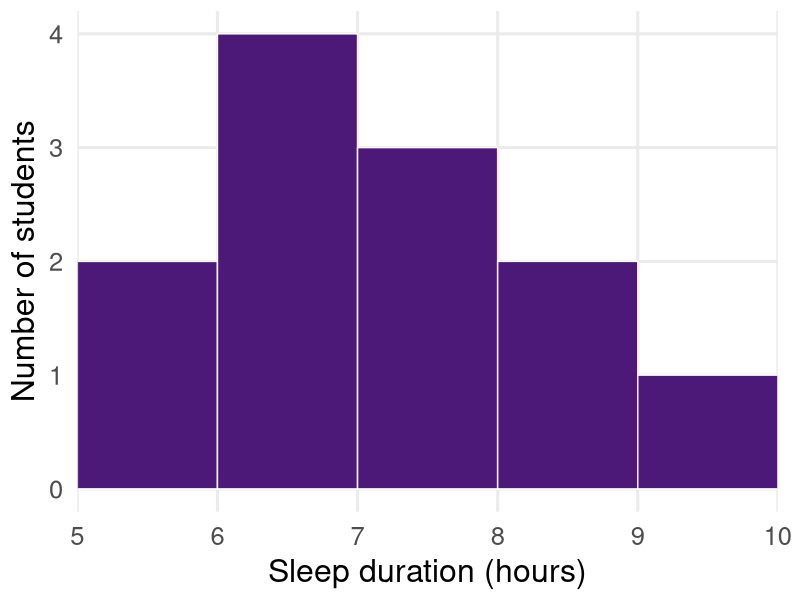
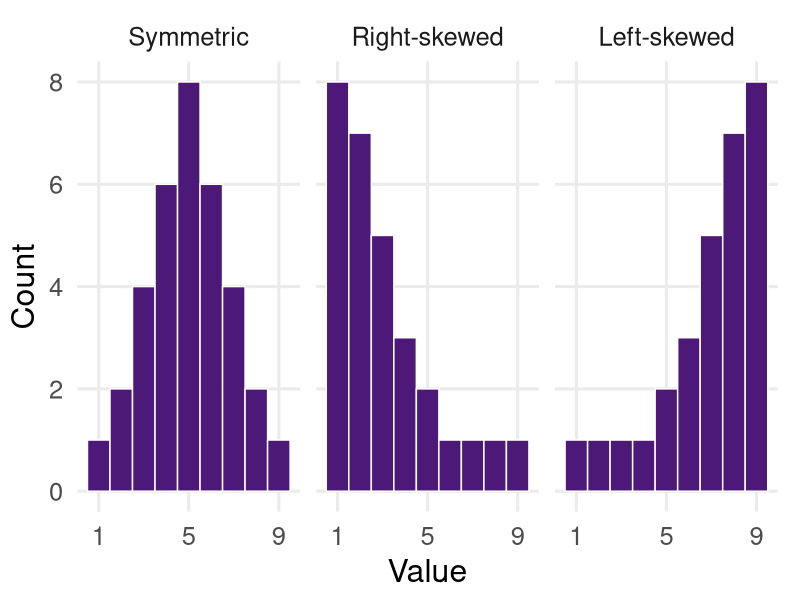
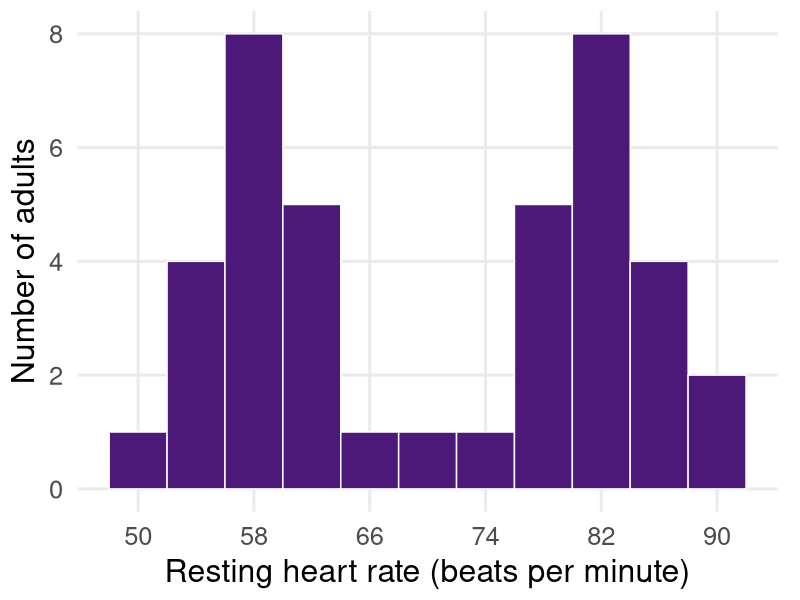
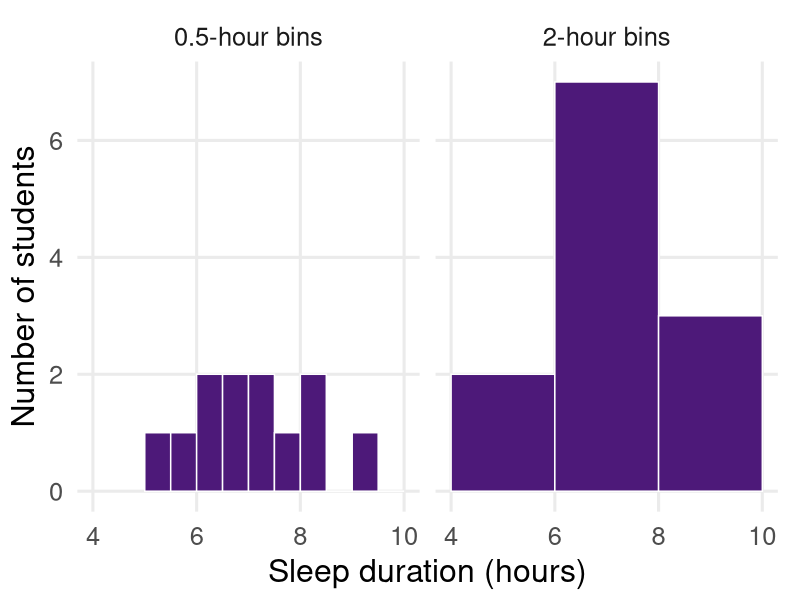
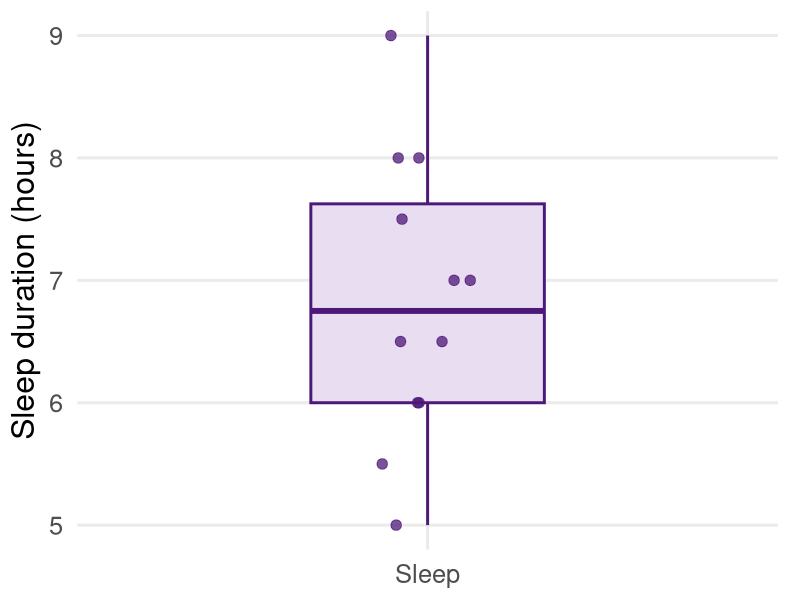
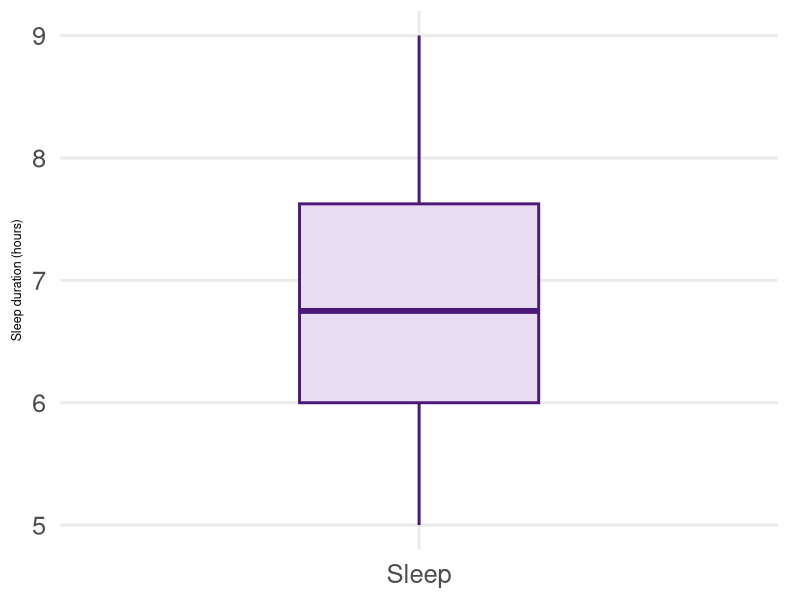
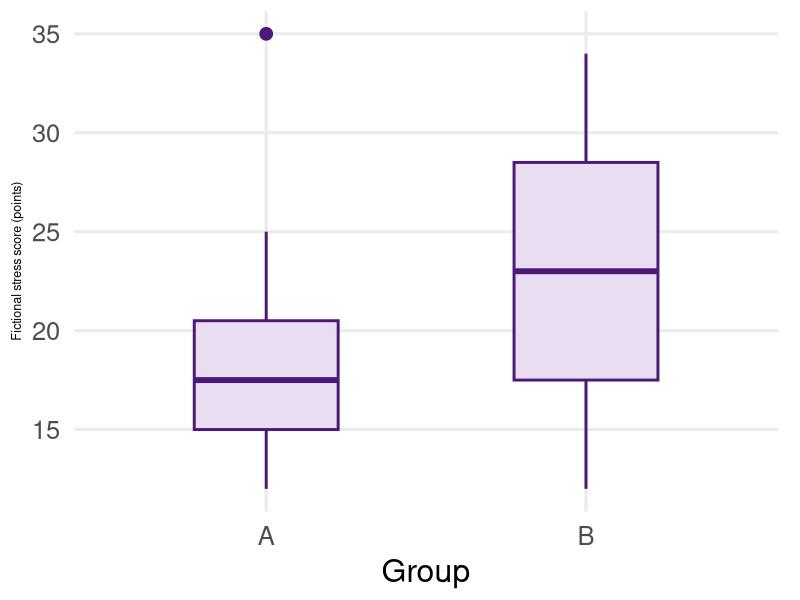
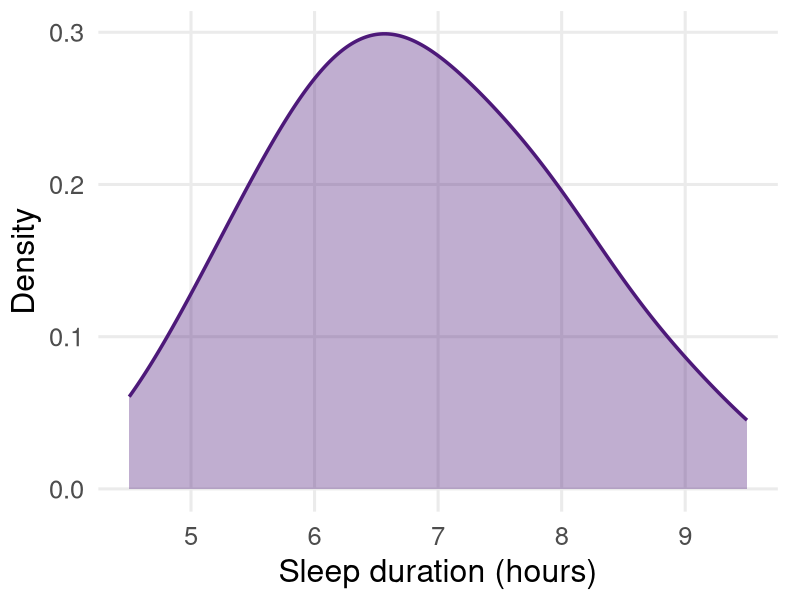

Generate these figures, in order, with R:
## ---- chunk 1
#| label: setup
#| include: false

library(tidyverse)

# Read the same small fictional dataset students open in Excel so all displayed
# results and the practice answer key remain consistent with their input file.
practice <- readxl::read_excel(
  "assets/practice_data.xlsx",
  sheet = "sleep_and_stress"
)
sleep <- practice$sleep_hours
stress <- practice$stress_score

# Alter one observation only to isolate its effect on mean versus median.
# This hypothetical value is not an observation from the original exercise.
changed_sleep <- replace(sleep, which.max(sleep), 15)

# Match QUARTILE.INC's interpolation when reporting quartiles. ggplot2 uses
# these quartiles for the boxplots below; different software conventions can differ.
sleep_q <- quantile(sleep, c(0.25, 0.5, 0.75), type = 7)
stress_q <- quantile(stress, c(0.25, 0.5, 0.75), type = 7)

# Adapt Brad's EWB height examples to three equally sized groups. Holding the
# mean and (for B/C) range fixed reveals what those summaries fail to describe.
heights <- tibble(
  group = factor(rep(c("A", "B", "C"), each = 6), levels = c("A", "B", "C")),
  height = c(rep(68, 6), seq(58, 78, by = 4), rep(c(58, 78), each = 3))
) |>
  group_by(group, height) |>
  mutate(stack = (row_number() - (n() + 1) / 2) * 0.24) |>
  ungroup() |>
  mutate(plot_row = 4 - as.integer(group) + stack)
height_summary <- heights |>
  group_by(group) |>
  summarise(mean = mean(height), range = max(height) - min(height), sd = sd(height))

# Follow each of group C's observations from its signed deviation to its squared
# deviation. Sum of squares and sample variance remain distinct quantities.
height_steps <- heights |>
  filter(group == "C") |>
  mutate(row = rep(3:1, 2), deviation = height - mean(height),
         squared_deviation = deviation^2, midpoint = (height + mean(height)) / 2)
height_n <- nrow(height_steps)
height_ss <- sum(height_steps$squared_deviation)
height_variance <- height_ss / (height_n - 1)
height_sd <- sqrt(height_variance)

# A workload example explains why the mean can remain useful when a legitimate
# long observation pulls it above the median; neither summary is always best.
visit_minutes <- c(10, 10, 40)

# Construct teaching distributions with visible tails rather than asking students
# to infer a population distribution from just twelve observations.
shape_data <- tibble(
  shape = rep(c("Symmetric", "Right-skewed", "Left-skewed"), each = 9),
  value = rep(1:9, 3),
  count = c(1, 2, 4, 6, 8, 6, 4, 2, 1,
            8, 7, 5, 3, 2, 1, 1, 1, 1,
            1, 1, 1, 1, 2, 3, 5, 7, 8)
) |>
  mutate(shape = factor(shape, levels = c("Symmetric", "Right-skewed", "Left-skewed")))

# Construct fictional resting heart-rate data with two clear clusters. Repeated
# values keep both peaks visible so students can recognize bimodality at a glance.
bimodal_heart_rate <- tibble(
  resting_heart_rate = rep(
    seq(50, 90, by = 4),
    times = c(1, 4, 8, 5, 1, 1, 1, 5, 8, 4, 2)
  )
)

# Group A is the practice outcome; group B is an additional fictional comparison
# chosen to have a higher median and larger IQR without a flagged outlier.
box_data <- tibble(
  group = rep(c("A", "B"), each = 12),
  score = c(stress, seq(12, 34, by = 2))
)
box_summary <- box_data |>
  group_by(group) |>
  summarise(median = median(score), iqr = IQR(score, type = 7))

# Use the shared course purple and a readable plotting style. Every graph keeps
# explicit axis labels so meaning does not depend on color or surrounding prose.
theme_set(theme_minimal(base_size = 23) +
  theme(panel.grid.minor = element_blank(), plot.margin = margin(8, 16, 8, 8)))
## ---- chunk 2
#| label: histogram-overview
#| fig-width: 7
#| fig-height: 4.2
#| out-width: "100%"
#| fig-alt: "Histogram of sleep duration for twelve fictional students. Each touching bar counts students whose sleep duration falls within a one-hour interval from 5 to 10 hours."

# Use one-hour bins to make the connection between intervals and bar heights
# easy to see before students examine distribution shape in the next slides.
ggplot(tibble(sleep_hours = sleep), aes(sleep_hours)) +
  geom_histogram(
    binwidth = 1,
    boundary = 5,
    closed = "left",
    fill = "#4D1979",
    color = "white"
  ) +
  scale_x_continuous(breaks = 5:10, limits = c(5, 10), expand = c(0, 0)) +
  labs(x = "Sleep duration (hours)", y = "Number of students")
## ---- chunk 3
#| label: distribution-shapes
#| fig-width: 12
#| fig-height: 3.4
#| out-width: "95%"
#| fig-alt: "Three constructed distributions. The symmetric distribution peaks in the middle; the right-skewed distribution clusters at low values with a long right tail; the left-skewed distribution clusters at high values with a long left tail."

# Predefined interval frequencies make tail direction visible and reproducible.
ggplot(shape_data, aes(value, count)) +
  geom_col(width = 1, fill = "#4D1979", color = "white") +
  facet_wrap(~shape, nrow = 1) +
  scale_x_continuous(breaks = c(1, 5, 9)) +
  labs(x = "Value", y = "Count")
## ---- chunk 4
#| label: bimodal-resting-heart-rate
#| fig-width: 9
#| fig-height: 3.8
#| out-width: "82%"
#| fig-alt: "Histogram of fictional resting heart rates with one peak near 58 beats per minute and a second peak near 82 beats per minute."

# Four-beat-per-minute bins preserve the two clusters built into this example.
ggplot(bimodal_heart_rate, aes(resting_heart_rate)) +
  geom_histogram(
    binwidth = 4,
    boundary = 48,
    fill = "#4D1979",
    color = "white"
  ) +
  scale_x_continuous(breaks = seq(50, 90, by = 8)) +
  labs(x = "Resting heart rate (beats per minute)", y = "Number of adults")
## ---- chunk 5
#| label: bin-widths
#| fig-width: 11
#| fig-height: 3.4
#| out-width: "90%"
#| fig-alt: "Two histograms of the same twelve sleep durations use half-hour and two-hour bins. Narrow bins show detail; wide bins combine observations and hide detail."

# Calculate both versions explicitly so only the grouping changes, not the data.
half_bins <- hist(sleep, breaks = seq(5, 10, 0.5), right = FALSE, plot = FALSE)
wide_bins <- hist(sleep, breaks = c(4, 6, 8, 10), right = FALSE, plot = FALSE)
bins <- bind_rows(
  tibble(left = head(half_bins$breaks, -1), right = tail(half_bins$breaks, -1),
         count = half_bins$counts, width = "0.5-hour bins"),
  tibble(left = head(wide_bins$breaks, -1), right = tail(wide_bins$breaks, -1),
         count = wide_bins$counts, width = "2-hour bins")
)
ggplot(bins) +
  geom_rect(aes(xmin = left, xmax = right, ymin = 0, ymax = count),
            fill = "#4D1979", color = "white") +
  facet_wrap(~width) +
  labs(x = "Sleep duration (hours)", y = "Number of students")
## ---- chunk 6
#| label: boxplot-overview
#| fig-width: 7
#| fig-height: 4.2
#| out-width: "100%"
#| fig-alt: "Vertical boxplot of sleep duration for twelve fictional students with each observation shown as a dot. The boxplot summarizes the same values displayed by the dots."

# Show the raw observations with the boxplot so students can see that the
# compact summary represents the same twelve sleep-duration values.
ggplot(practice, aes(x = "Sleep", y = sleep_hours)) +
  geom_boxplot(
    width = 0.4,
    fill = "#E8DDF1",
    color = "#4D1979",
    linewidth = 1,
    outlier.shape = NA
  ) +
  geom_jitter(width = 0.08, height = 0, size = 3.2, alpha = 0.75,
              color = "#4D1979") +
  scale_y_continuous(breaks = 5:9) +
  labs(x = NULL, y = "Sleep duration (hours)")
## ---- chunk 7
#| label: sleep-boxplot
#| fig-width: 6
#| fig-height: 3.2
#| out-width: "60%"
#| fig-alt: "Vertical boxplot of the twelve sleep values: Q1 is 6, median is 6.75, Q3 is 7.625 hours, and whiskers reach 5 and 9 hours. No observations fall beyond the 1.5-IQR fences."

# Use geom_boxplot's interpolated quartiles, consistent with the table above.
ggplot(practice, aes(x = "Sleep", y = sleep_hours)) +
  geom_boxplot(width = 0.4, fill = "#E8DDF1", color = "#4D1979", linewidth = 1) +
  scale_y_continuous(breaks = 5:9) +
  labs(x = NULL, y = "Sleep duration (hours)") +
  theme(axis.title.y = element_text(size = 9))
## ---- chunk 8
#| label: compare-boxplots
#| fig-width: 10
#| fig-height: 3.1
#| out-width: "85%"
#| fig-alt: "Vertical boxplots of fictional stress scores. Group A has median 17.5, IQR 5.5, and a flagged point at 35. Group B has median 23 and IQR 11 with no flagged points."

# Both groups share a score axis so box heights can be compared directly.
ggplot(box_data, aes(group, score)) +
  geom_boxplot(width = 0.45, fill = "#E8DDF1", color = "#4D1979",
               linewidth = 1, outlier.size = 4) +
  labs(x = "Group", y = "Fictional stress score (points)") +
  theme(axis.title.y = element_text(size = 9))
## ---- chunk 9
#| label: sleep-density-plot
#| fig-width: 7.5
#| fig-height: 4.2
#| out-width: "100%"
#| fig-alt: "Density plot of sleep duration for twelve fictional students. The smooth curve has one broad peak near 6.5 to 7 hours and tapers toward 5 and 9 hours."

# A density plot replaces histogram bins with a smooth curve. The shaded area
# emphasizes the distribution's overall shape rather than individual students.
ggplot(practice, aes(x = sleep_hours)) +
  geom_density(
    adjust = 1,
    fill = "#4D1979",
    color = "#4D1979",
    alpha = 0.35,
    linewidth = 1.2
  ) +
  scale_x_continuous(breaks = 5:9, limits = c(4.5, 9.5)) +
  labs(x = "Sleep duration (hours)", y = "Density")
## ---- chunk 10
#| label: sleep-dot-plot
#| fig-width: 7.5
#| fig-height: 4.2
#| out-width: "100%"
#| fig-alt: "Dot plot of sleep duration for twelve fictional students. Dots are stacked at repeated values: one at 5, one at 5.5, two each at 6, 6.5, 7, and 8, one at 7.5, and one at 9 hours."

# Stack repeated half-hour values so each dot remains visible and represents
# one student. A half-hour bin matches the precision of the recorded data.
ggplot(practice, aes(x = sleep_hours)) +
  geom_dotplot(
    binwidth = 0.5,
    method = "histodot",
    stackdir = "up",
    stackratio = 1.1,
    dotsize = 0.9,
    fill = "#4D1979",
    color = "white"
  ) +
  scale_x_continuous(breaks = 5:9, limits = c(4.5, 9.5)) +
  scale_y_continuous(NULL, breaks = NULL) +
  labs(x = "Sleep duration (hours)")
## ---- chunk 11
#| label: stress-practice-histogram
#| fig-width: 7
#| fig-height: 4.2
#| out-width: "100%"
#| fig-alt: "Histogram of twelve fictional stress scores. Counts in five-point bins from 10 to under 40 are 2, 6, 2, 1, 0, and 1. Most scores are 12-25; one score is 35."

# Provide the same practice input graphically for students without Excel access.
ggplot(practice, aes(stress_score)) +
  geom_histogram(breaks = seq(10, 40, 5), closed = "left",
                 fill = "#4D1979", color = "white") +
  scale_x_continuous(breaks = seq(10, 40, 5)) +
  scale_y_continuous(breaks = seq(0, 6, 2)) +
  labs(x = "Fictional stress score (points)", y = "Number of students")
